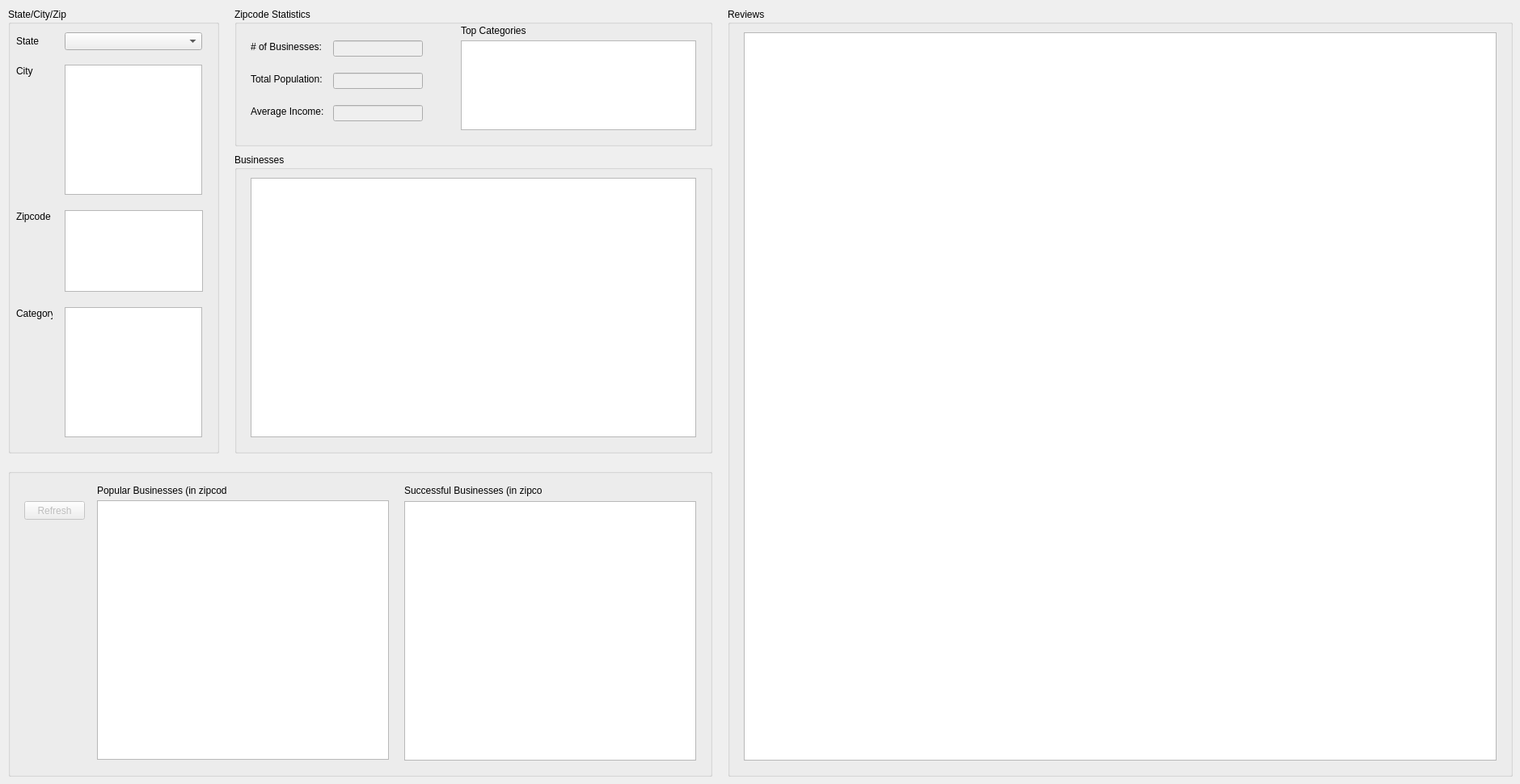
<?xml version="1.0" encoding="UTF-8"?>
<ui version="4.0">
 <class>Form</class>
 <widget class="QWidget" name="Form">
  <property name="geometry">
   <rect>
    <x>0</x>
    <y>0</y>
    <width>1880</width>
    <height>970</height>
   </rect>
  </property>
  <property name="windowTitle">
   <string>CptS 451</string>
  </property>
  <widget class="QGroupBox" name="groupBox">
   <property name="geometry">
    <rect>
     <x>10</x>
     <y>10</y>
     <width>261</width>
     <height>551</height>
    </rect>
   </property>
   <property name="title">
    <string>State/City/Zip</string>
   </property>
   <widget class="QComboBox" name="state_combo">
    <property name="geometry">
     <rect>
      <x>70</x>
      <y>30</y>
      <width>170</width>
      <height>22</height>
     </rect>
    </property>
   </widget>
   <widget class="QLabel" name="label">
    <property name="geometry">
     <rect>
      <x>10</x>
      <y>33</y>
      <width>45</width>
      <height>15</height>
     </rect>
    </property>
    <property name="text">
     <string>State</string>
    </property>
   </widget>
   <widget class="QLabel" name="label_2">
    <property name="geometry">
     <rect>
      <x>10</x>
      <y>70</y>
      <width>45</width>
      <height>15</height>
     </rect>
    </property>
    <property name="text">
     <string>City</string>
    </property>
   </widget>
   <widget class="QListWidget" name="city_list">
    <property name="geometry">
     <rect>
      <x>70</x>
      <y>70</y>
      <width>170</width>
      <height>161</height>
     </rect>
    </property>
   </widget>
   <widget class="QListWidget" name="zip_list">
    <property name="geometry">
     <rect>
      <x>70</x>
      <y>250</y>
      <width>171</width>
      <height>101</height>
     </rect>
    </property>
   </widget>
   <widget class="QLabel" name="label_3">
    <property name="geometry">
     <rect>
      <x>10</x>
      <y>250</y>
      <width>45</width>
      <height>15</height>
     </rect>
    </property>
    <property name="text">
     <string>Zipcode</string>
    </property>
   </widget>
   <widget class="QListWidget" name="category_list">
    <property name="geometry">
     <rect>
      <x>70</x>
      <y>370</y>
      <width>170</width>
      <height>161</height>
     </rect>
    </property>
   </widget>
   <widget class="QLabel" name="label_4">
    <property name="geometry">
     <rect>
      <x>10</x>
      <y>370</y>
      <width>45</width>
      <height>15</height>
     </rect>
    </property>
    <property name="text">
     <string>Category</string>
    </property>
   </widget>
  </widget>
  <widget class="QGroupBox" name="groupBox_2">
   <property name="geometry">
    <rect>
     <x>290</x>
     <y>190</y>
     <width>591</width>
     <height>371</height>
    </rect>
   </property>
   <property name="title">
    <string>Businesses</string>
   </property>
   <widget class="QTableWidget" name="business_table">
    <property name="geometry">
     <rect>
      <x>20</x>
      <y>30</y>
      <width>551</width>
      <height>321</height>
     </rect>
    </property>
   </widget>
  </widget>
  <widget class="QGroupBox" name="groupBox_3">
   <property name="geometry">
    <rect>
     <x>290</x>
     <y>10</y>
     <width>591</width>
     <height>171</height>
    </rect>
   </property>
   <property name="title">
    <string>Zipcode Statistics</string>
   </property>
   <widget class="QLabel" name="label_5">
    <property name="geometry">
     <rect>
      <x>20</x>
      <y>40</y>
      <width>101</width>
      <height>16</height>
     </rect>
    </property>
    <property name="text">
     <string># of Businesses:</string>
    </property>
   </widget>
   <widget class="QLabel" name="label_6">
    <property name="geometry">
     <rect>
      <x>20</x>
      <y>120</y>
      <width>101</width>
      <height>16</height>
     </rect>
    </property>
    <property name="text">
     <string>Average Income:</string>
    </property>
   </widget>
   <widget class="QLabel" name="label_7">
    <property name="geometry">
     <rect>
      <x>20</x>
      <y>80</y>
      <width>91</width>
      <height>16</height>
     </rect>
    </property>
    <property name="text">
     <string>Total Population:</string>
    </property>
   </widget>
   <widget class="QLabel" name="label_8">
    <property name="geometry">
     <rect>
      <x>280</x>
      <y>20</y>
      <width>91</width>
      <height>16</height>
     </rect>
    </property>
    <property name="text">
     <string>Top Categories</string>
    </property>
   </widget>
   <widget class="QLineEdit" name="zipstatistics_businesses">
    <property name="enabled">
     <bool>false</bool>
    </property>
    <property name="geometry">
     <rect>
      <x>122</x>
      <y>40</y>
      <width>111</width>
      <height>20</height>
     </rect>
    </property>
   </widget>
   <widget class="QLineEdit" name="zipstatistics_population">
    <property name="enabled">
     <bool>false</bool>
    </property>
    <property name="geometry">
     <rect>
      <x>122</x>
      <y>80</y>
      <width>111</width>
      <height>20</height>
     </rect>
    </property>
   </widget>
   <widget class="QLineEdit" name="zipstatistics_income">
    <property name="enabled">
     <bool>false</bool>
    </property>
    <property name="geometry">
     <rect>
      <x>122</x>
      <y>120</y>
      <width>111</width>
      <height>20</height>
     </rect>
    </property>
   </widget>
   <widget class="QTableWidget" name="zipstatistics_categories">
    <property name="geometry">
     <rect>
      <x>280</x>
      <y>40</y>
      <width>291</width>
      <height>111</height>
     </rect>
    </property>
   </widget>
  </widget>
  <widget class="QGroupBox" name="groupBox_4">
   <property name="geometry">
    <rect>
     <x>10</x>
     <y>580</y>
     <width>871</width>
     <height>381</height>
    </rect>
   </property>
   <property name="title">
    <string/>
   </property>
   <widget class="QPushButton" name="refresh_button">
    <property name="enabled">
     <bool>false</bool>
    </property>
    <property name="geometry">
     <rect>
      <x>20</x>
      <y>40</y>
      <width>75</width>
      <height>23</height>
     </rect>
    </property>
    <property name="text">
     <string>Refresh</string>
    </property>
   </widget>
   <widget class="QTableWidget" name="successful_table">
    <property name="geometry">
     <rect>
      <x>490</x>
      <y>40</y>
      <width>361</width>
      <height>321</height>
     </rect>
    </property>
   </widget>
   <widget class="QTableWidget" name="popular_table">
    <property name="geometry">
     <rect>
      <x>110</x>
      <y>39</y>
      <width>361</width>
      <height>321</height>
     </rect>
    </property>
   </widget>
   <widget class="QLabel" name="label_9">
    <property name="geometry">
     <rect>
      <x>110</x>
      <y>19</y>
      <width>161</width>
      <height>16</height>
     </rect>
    </property>
    <property name="text">
     <string>Popular Businesses (in zipcode)</string>
    </property>
   </widget>
   <widget class="QLabel" name="label_10">
    <property name="geometry">
     <rect>
      <x>490</x>
      <y>19</y>
      <width>171</width>
      <height>16</height>
     </rect>
    </property>
    <property name="text">
     <string>Successful Businesses (in zipcode)</string>
    </property>
   </widget>
  </widget>
  <widget class="QGroupBox" name="groupBox_5">
   <property name="geometry">
    <rect>
     <x>900</x>
     <y>10</y>
     <width>971</width>
     <height>951</height>
    </rect>
   </property>
   <property name="title">
    <string>Reviews</string>
   </property>
   <widget class="QTableWidget" name="review_table">
    <property name="geometry">
     <rect>
      <x>20</x>
      <y>30</y>
      <width>931</width>
      <height>901</height>
     </rect>
    </property>
   </widget>
  </widget>
 </widget>
 <resources/>
 <connections/>
</ui>
